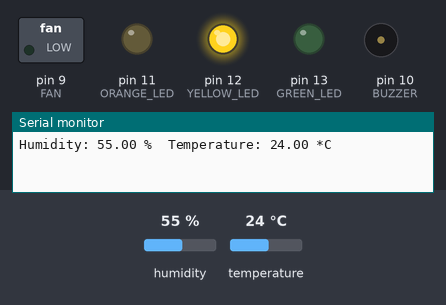
A sketch run on a simulated Arduino Uno, built with avr-gcc and run on an emulated ATmega328P. Parts: switched loads named in the sketch (green lamp = pin HIGH), output pins drawn as LEDs (lit = HIGH), buzzer (waves = sounding, pin HIGH), the last lines printed to the serial monitor. The inputs (shaded band) are chosen by the test bench; at power-on: humidity 55 %, temperature 24 °C.

Above: at 5.8 s.
5.9 s: humidity set to 58 %
10.2 s: humidity set to 61 %
At 12.4 s:
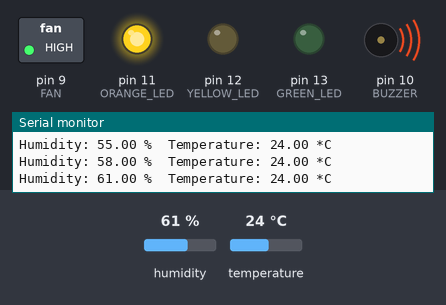
14.5 s: humidity set to 22 %
At 17.5 s:
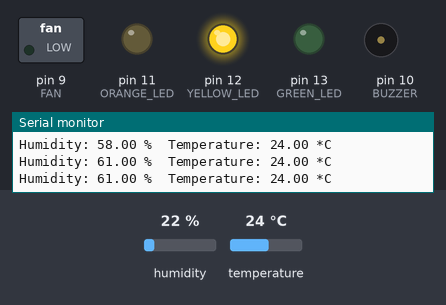
18.8 s: temperature set to 21 °C
23.1 s: temperature set to 18 °C
At 23.9 s:
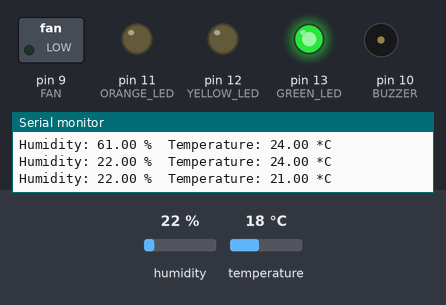
27.4 s: humidity set to 38 %
31.7 s: humidity set to 41 %
At 33.4 s:
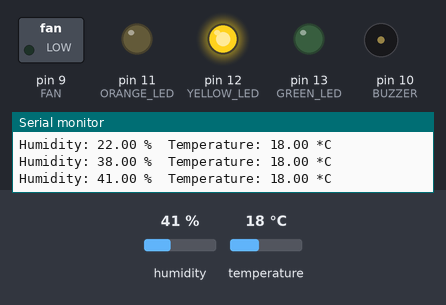
Timing chart, 0 to 34.9 s (numbered marks = the images above; inputs shaded):
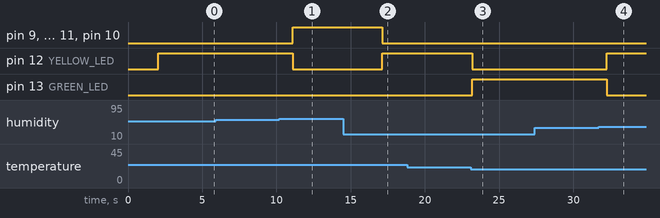

Measured:
- the behaviour switches between 59 and 60 % on humidity (found by bisection; images 0 and 1)
- the behaviour switches between 20 and 19 °C on temperature (found by bisection; images 2 and 3)
- the behaviour switches between 39 and 40 % on humidity (found by bisection; images 3 and 4)
- after the input at 10.2 s, pin 9 (FAN), pin 11 (ORANGE_LED), pin 10 (BUZZER): LOW → HIGH after 0.90 s; pin 12 (YELLOW_LED): HIGH → LOW after 0.90 s
- after the input at 14.5 s, pin 9 (FAN), pin 11 (ORANGE_LED), pin 10 (BUZZER): HIGH → LOW after 2.6 s; pin 12 (YELLOW_LED): LOW → HIGH after 2.6 s
- after the input at 23.1 s, pin 12 (YELLOW_LED): HIGH → LOW after 0.09 s; pin 13 (GREEN_LED): LOW → HIGH after 0.09 s
- after the input at 31.7 s, pin 12 (YELLOW_LED): LOW → HIGH after 0.57 s; pin 13 (GREEN_LED): HIGH → LOW after 0.57 s

The sketch:

Arduino_file.ino
```cpp
#include "DHT.h"  // Include the DHT11 library

#define DHTPIN 2  // DHT sensor is connected to pin 0
#define DHTTYPE DHT11  // DHT 11

DHT dht(DHTPIN, DHTTYPE);

int ORANGE_LED = 11;    // Attached the ORANGE_LED to pin 3
int YELLOW_LED = 12;    // Attached the YELLOW_LED to pin 4
int GREEN_LED = 13;     // Attached the GREEN_LED to pin 2
int BUZZER = 10;        // Attached the BUZZER to pin 5
int FAN = 9;           // Attached the FAN to pin 6

void setup()   // Put your setup code here, to run once:
{
  // Initialize pins
  pinMode(ORANGE_LED, OUTPUT);
  pinMode(YELLOW_LED, OUTPUT);
  pinMode(GREEN_LED, OUTPUT);
  pinMode(BUZZER, OUTPUT);
  pinMode(FAN, OUTPUT);
  pinMode(DHTPIN, INPUT);
  Serial.begin(9600);    // Initialize serial communication
  dht.begin();           // Initialize DHT sensor
}

void loop()   // Put your main code here, to run repeatedly:
{
  delay(2000);
  // Read temperature and humidity
  float humidity = dht.readHumidity();
  float temperature = dht.readTemperature();

  if (isnan(humidity) || isnan(temperature)) {  // Check if the readings are valid
    Serial.println("Failed to read from DHT sensor!");
    return;
  }

  // Control LEDs, Fan, and buzzer based on humidity
  if (temperature >=40 || humidity >=60 )
  {
    digitalWrite(ORANGE_LED, HIGH);  // Orange LED on
    digitalWrite(GREEN_LED, LOW);    // Green LED off
    digitalWrite(YELLOW_LED, LOW);   // Yellow LED off
    digitalWrite(FAN, HIGH);         // Fan on
    digitalWrite(BUZZER, HIGH);      // Buzzer on
    delay(1000);
  }
  else if (temperature >=20  && temperature < 40 || humidity >=40 && humidity <60)
  {
    digitalWrite(ORANGE_LED, LOW);   // Orange LED off
    digitalWrite(GREEN_LED, LOW);    // Green LED off
    digitalWrite(YELLOW_LED, HIGH);  // Yellow LED on
    digitalWrite(FAN, LOW);          // Fan off
    digitalWrite(BUZZER, LOW);       // Buzzer off
    delay(1000);
  }
  else
  {  // When humidity is less than 25
    digitalWrite(ORANGE_LED, LOW);   // Orange LED off
    digitalWrite(GREEN_LED, HIGH);   // Green LED on
    digitalWrite(YELLOW_LED, LOW);   // Yellow LED off
    digitalWrite(FAN, LOW);          // Fan off
    digitalWrite(BUZZER, LOW);       // Buzzer off
    delay(1000);
  }

  // Print the results to the serial monitor
  Serial.print("Humidity: ");
  Serial.print(humidity);
  Serial.print(" %\t");
  Serial.print("Temperature: ");
  Serial.print(temperature);
  Serial.println(" *C");

}
```
